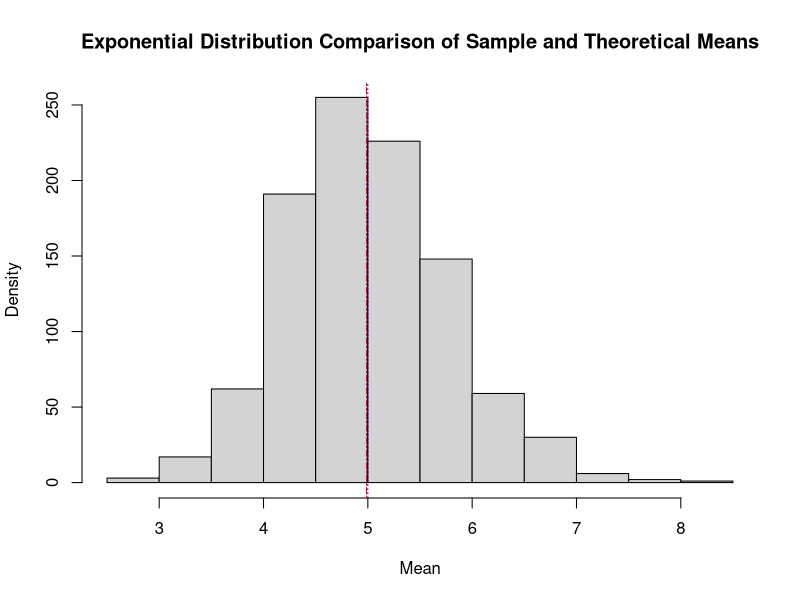
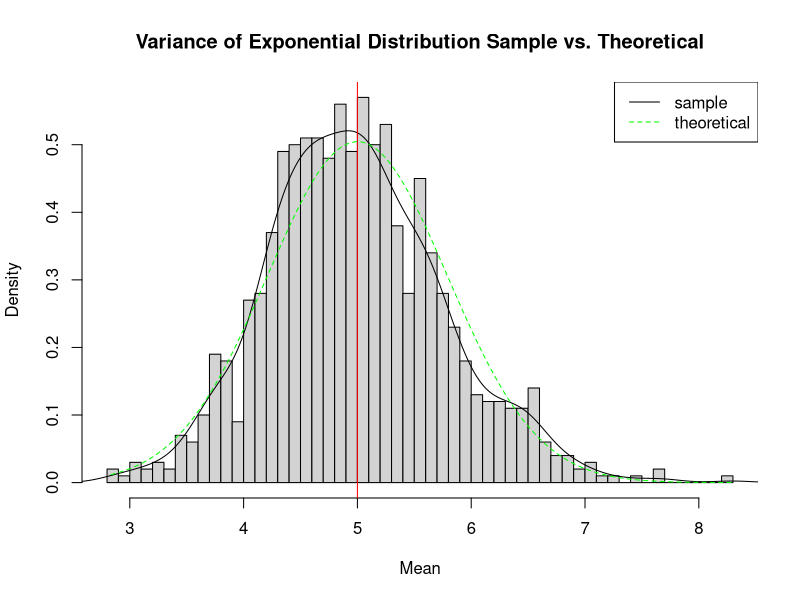
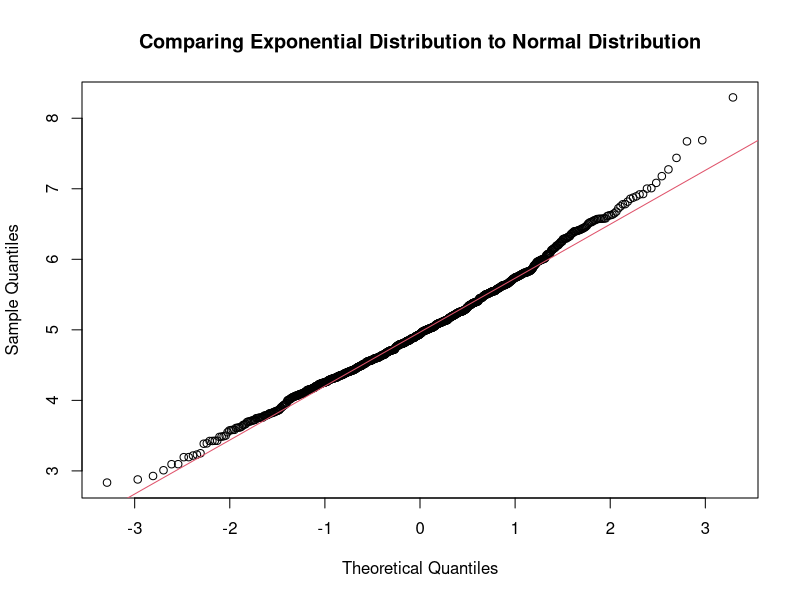

Here is the R script that generated these plots, in order:
## ---- chunk 1
set.seed(11)
mns = NULL
nosim <- 1000
samplesize <- 40
lambda <- 0.2
for (i in 1 : nosim) mns = c(mns, mean(rexp(samplesize, lambda)))
## ---- chunk 2
tmean<-1/lambda
tmean
## ---- chunk 3
smean<-mean(mns)
smean
## ---- chunk 4
hist(mns, main = "Exponential Distribution Comparison of Sample and Theoretical Means", xlab = "Mean", ylab = "Density" )
abline(v=tmean, col = "BLUE", lty = 3)
abline(v=smean, col = "RED", lty = 6)
## ---- chunk 5
tvar<- (1/lambda)^2/samplesize
tvar
## ---- chunk 6
svar<- var(mns)
svar
## ---- chunk 7
hist(mns, breaks=50, prob=TRUE,
     main="Variance of Exponential Distribution Sample vs. Theoretical",
     xlab="Mean")
lines(density(mns))
abline(v=1/lambda, col="red")
x <- seq(min(mns), max(mns), length=100)
y <- dnorm(x, mean=1/lambda, sd=(1/lambda/sqrt(samplesize)))
lines(x, y, pch=20, col="green", lty=2)
legend('topright', c("sample", "theoretical"), lty=c(1,2), col=c("black", "green"))
## ---- chunk 8
qqnorm(mns, main = "Comparing Exponential Distribution to Normal Distribution")
qqline(mns, col = 2)
